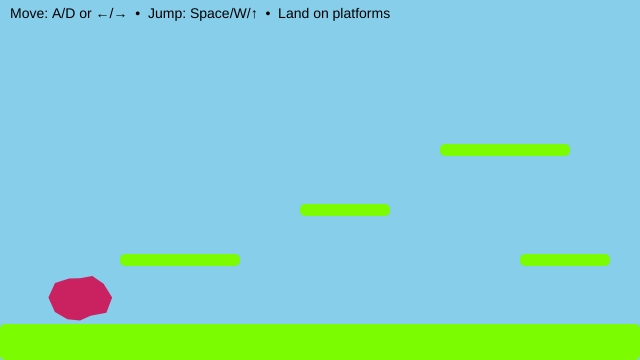
Frame 1 (no input)
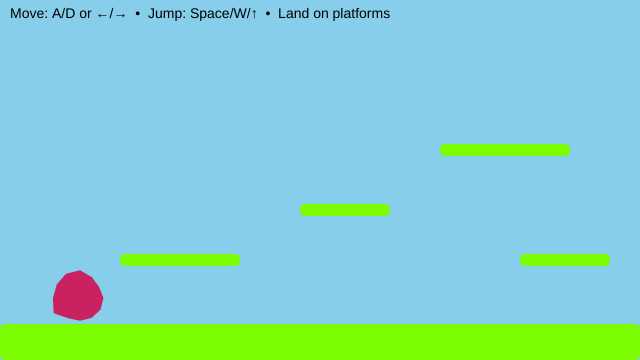
Frame 60 (no input)
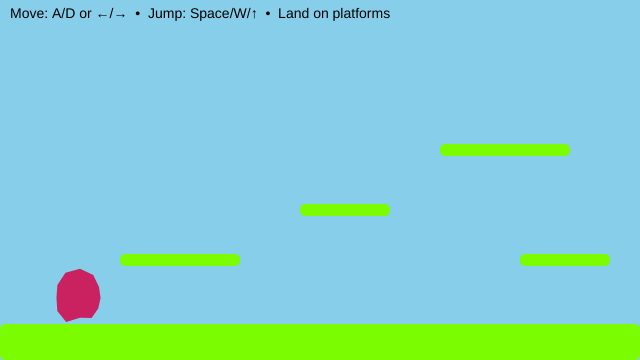
Frame 120 (the mouse pressed at the canvas centre since frame 60)

The p5.js sketch that drew these frames (run headless with seeded random() and noise() and a simulated clock; from frame 60 on, the mouse is pressed at the canvas centre):

// p5.js sketch
// ── sketch.js
// Y-position of the floor (ground level)
let floorY3;

// Player character (soft, animated blob)
let blob3 = {
  // Position (centre of the blob)
  x: 80,
  y: 0,

  // Visual properties
  r: 26, // Base radius
  points: 12, // Number of points used to draw the blob
  wobble: 15, // Edge deformation amount
  wobbleFreq: 0.9,

  // Time values for breathing animation
  t: 0,
  tSpeed: 0.01,

  // Physics: velocity
  vx: 0, // Horizontal velocity
  vy: 0, // Vertical velocity

  // Movement tuning
  accel: 0.55, // Horizontal acceleration
  maxRun: 4.0, // Maximum horizontal speed
  gravity: 0.45, // Downward force
  jumpV: -11.0, // Initial jump impulse

  // State
  onGround: false, // True when standing on a platform

  // Friction
  frictionAir: 0.995, // Light friction in air
  frictionGround: 0.88, // Stronger friction on ground
};

// List of solid platforms the blob can stand on
// Each platform is an axis-aligned rectangle (AABB)
let platforms = [];

function setup() {
  createCanvas(640, 360);

  // Define the floor height
  floorY3 = height - 36;

  noStroke();
  textFont("sans-serif");
  textSize(14);

  // Create platforms (floor + steps)
  platforms = [
    { x: 0, y: floorY3, w: width, h: height - floorY3 }, // floor
    { x: 120, y: floorY3 - 70, w: 120, h: 12 }, // low step
    { x: 300, y: floorY3 - 120, w: 90, h: 12 }, // mid step
    { x: 440, y: floorY3 - 180, w: 130, h: 12 }, // high step
    { x: 520, y: floorY3 - 70, w: 90, h: 12 }, // return ramp
  ];

  // Start the blob resting on the floor
  blob3.y = floorY3 - blob3.r - 1;
}

function draw() {
  background(135, 206, 235);

  // --- Draw all platforms ---
  fill(124, 252, 0);
  for (const p of platforms) {
    rect(p.x, p.y, p.w, p.h, 5);
  }

  // --- Input: left/right movement ---
  let move = 0;
  if (keyIsDown(65) || keyIsDown(LEFT_ARROW)) move -= 1; // A or ←
  if (keyIsDown(68) || keyIsDown(RIGHT_ARROW)) move += 1; // D or →
  blob3.vx += blob3.accel * move;

  // --- Apply friction and clamp speed ---
  blob3.vx *= blob3.onGround ? blob3.frictionGround : blob3.frictionAir;
  blob3.vx = constrain(blob3.vx, -blob3.maxRun, blob3.maxRun);

  // --- Apply gravity ---
  blob3.vy += blob3.gravity;

  // --- Collision representation ---
  // We collide using a rectangle (AABB),
  // even though the blob is drawn as a circle
  let box = {
    x: blob3.x - blob3.r,
    y: blob3.y - blob3.r,
    w: blob3.r * 2,
    h: blob3.r * 2,
  };

  // --- STEP 1: Move horizontally, then resolve X collisions ---
  box.x += blob3.vx;
  for (const s of platforms) {
    if (overlap(box, s)) {
      if (blob3.vx > 0) {
        // Moving right → hit the left side of a platform
        box.x = s.x - box.w;
      } else if (blob3.vx < 0) {
        // Moving left → hit the right side of a platform
        box.x = s.x + s.w;
      }
      blob3.vx = 0;
    }
  }

  // --- STEP 2: Move vertically, then resolve Y collisions ---
  box.y += blob3.vy;
  blob3.onGround = false;

  for (const s of platforms) {
    if (overlap(box, s)) {
      if (blob3.vy > 0) {
        // Falling → land on top of a platform
        box.y = s.y - box.h;
        blob3.vy = 0;
        blob3.onGround = true;
      } else if (blob3.vy < 0) {
        // Rising → hit the underside of a platform
        box.y = s.y + s.h;
        blob3.vy = 0;
      }
    }
  }

  // --- Convert collision box back to blob centre ---
  blob3.x = box.x + box.w / 2;
  blob3.y = box.y + box.h / 2;

  // Keep blob inside the canvas horizontally
  blob3.x = constrain(blob3.x, blob3.r, width - blob3.r);

  // --- Draw the animated blob ---
  blob3.t += blob3.tSpeed;
  drawBlobCircle(blob3);

  // --- HUD ---
  fill(0);
  text("Move: A/D or ←/→  •  Jump: Space/W/↑  •  Land on platforms", 10, 18);
}

// Axis-Aligned Bounding Box (AABB) overlap test
// Returns true if rectangles a and b intersect
function overlap(a, b) {
  return (
    a.x < b.x + b.w && a.x + a.w > b.x && a.y < b.y + b.h && a.y + a.h > b.y
  );
}

// Draws the blob using Perlin noise for a soft, breathing effect
function drawBlobCircle(b) {
  fill(202, 34, 96);
  beginShape();

  for (let i = 0; i < b.points; i++) {
    const a = (i / b.points) * TAU;

    // Noise-based radius offset
    const n = noise(
      cos(a) * b.wobbleFreq + 100,
      sin(a) * b.wobbleFreq + 100,
      b.t,
    );

    const r = b.r + map(n, 0, 1, -b.wobble, b.wobble);

    vertex(b.x + cos(a) * r, b.y + sin(a) * r);
  }

  endShape(CLOSE);
}

// Jump input (only allowed when grounded)
function keyPressed() {
  if (
    (key === " " || key === "W" || key === "w" || keyCode === UP_ARROW) &&
    blob3.onGround
  ) {
    blob3.vy = blob3.jumpV;
    blob3.onGround = false;
  }
}

/* In-class tweaks for experimentation:
   • Add a new platform:
     platforms.push({ x: 220, y: floorY3 - 150, w: 80, h: 12 });

   • “Ice” feel → frictionGround = 0.95
   • “Sand” feel → frictionGround = 0.80
*/
